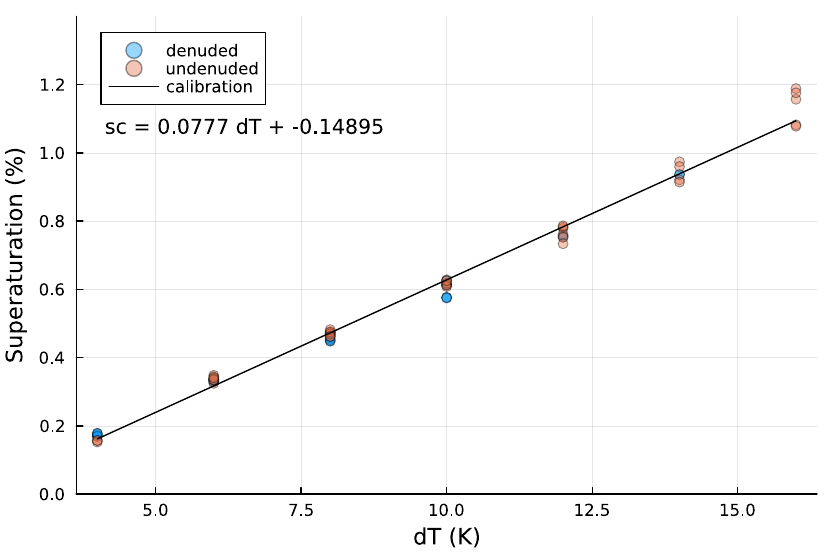

Reproduce this figure in Julia.
using SpecialFunctions
using LsqFit
using MLStyle
using Interpolations
using NetCDF
using Dates
using Plots

function threshold(N, Dp, c::Float64, n1::Float64, n2::Float64)
    M = deepcopy(N)
    M[(N.<=c).&(Dp.>150)] .= n2
    M[(N.<=c).&(Dp.<150)] .= n1
    return M
end

Taf(Dp, μ, σ) = @. 0.5 * (1.0 + erf((Dp - μ) ./ (sqrt(2.0 .* σ))))
model(x, p) = p[3] * Taf(x, p[1], p[2])
linfit(x, y) = [ones(length(x), 1) x] \ y

ig(x) = @match x begin
    4.0 => 100.0
    6.0 => 58.0
    8.0 => 47.0
    10.0 => 40.0
    12.0 => 35.0
    14.0 => 30.0
    16.0 => 27.0
    _ => 50.0
end

# Calibration at NCSU with dried ammonium sulfate.
dp = ""
files = ["epc10denudedccnA1.b1.20230119.000000.cdf"]

readall(var, files) = mapfoldl(f -> ncread(dp * f, var), vcat, files)

ta = readall("base_time", files)
total_N_conc_pops = readall("total_N_conc_pops", files)
sample_flow_pops = readall("sample_flow_pops", files)
sample_flow_dma = readall("sample_flow_dma", files)
dNdlog_Dp_POPS = readall("dN_dlog_Dp_POPS", files)
diameter_pops_midpoints = readall("diameter_pops_midpoints", files)
diameter_pops_bounds = readall("diameter_pops_bounds", files)
sample_temperature = readall("sample_temperature", files)
sample_relative_humidity = readall("sample_relative_humidity", files)
inversion_matrix = readall("inversion_matrix", files)
diameter_mobility_midpoints = readall("diameter_mobility_midpoints", files)
diameter_mobility_bounds = readall("diameter_mobility_bounds", files)
DMA_inner_radius = readall("DMA_inner_radius", files)
DMA_outer_radius = readall("DMA_outer_radius", files)
DMA_effective_length = readall("DMA_effective_length", files)
hv_polarity = readall("hv_polarity", files)
sheath_flow_dma = readall("sheath_flow_dma", files)
sample_flow_dma = readall("sample_flow_dma", files)
qc_cpc_flag = readall("qc_cpc_flag", files)
ccn_gradient = readall("ccn_gradient", files)
denuder_flag = readall("denuder_flag", files)

response_function_cpc_serial = readall("response_function_cpc_serial", files)
response_function_cpc_count = readall("response_function_cpc_count", files)
response_function_ccn = readall("response_function_ccn", files)
dN_dlog_Dp_DMA_serial_0 = readall("dN_dlog_Dp_DMA_serial_0", files)
dN_dlog_Dp_DMA_serial_2 = readall("dN_dlog_Dp_DMA_serial_2", files)
dN_dlog_Dp_DMA_count_0 = readall("dN_dlog_Dp_DMA_count_0", files)
dN_dlog_Dp_DMA_count_2 = readall("dN_dlog_Dp_DMA_count_2", files)
dN_dlog_Dp_CCN_0 = readall("dN_dlog_Dp_CCN_0", files)
dN_dlog_Dp_CCN_2 = readall("dN_dlog_Dp_CCN_2", files)
droplet_size_distribution_ccn = readall("droplet_size_distribution_ccn", files)

tb = mapfoldl(i -> ncread(dp * files[i], "time_offset") .+ ta[i], vcat, 1:length(files))
tf = map(unix2datetime, tb)

include("rh_functions.jl")
include("")

ii = tf .> DateTime(2023, 1, 19, 15, 0, 0)
rCCN = response_function_ccn[:, ii]
rCN = response_function_cpc_serial[:, ii]
nCCN = dN_dlog_Dp_CCN_0[:, ii]
nCN = dN_dlog_Dp_DMA_count_0[:, ii]
n2CCN = dN_dlog_Dp_CCN_2[:, ii]
n2CN = dN_dlog_Dp_DMA_count_2[:, ii]

isdenuded = denuder_flag[ii]
Dp = diameter_mobility_midpoints
dT = ccn_gradient[ii]
i = 8

blist = [
    [4, 10, 11, 14, 15, 18, 19, 20, 40, 43, 45, 46, 47, 48, 67, 71, 74, 75]
    collect(89:107)
]

foo = map(1:length(dT)) do i
    if i ∈ blist
        return nothing
    end

    p1a = plot(
        Dp,
        nCN[:, i];
        xscale = :log10,
        label = "rCN",
        xlim = (10, 400),
        minorgrid = true,
    )
    p1a = plot!(Dp, nCCN[:, i]; label = "rCCN: $(isdenuded[i])")

    p2a = scatter(
        Dp,
        nCCN[:, i] ./ nCN[:, i];
        ylim = (0, 1.4),
        xscale = :log10,
        xlim = (10, 400),
        minorgrid = true,
        label = "rCCN/rCN $(dT[i])",
        legend = :topleft,
    )

    tCCN = threshold(nCCN[:, i], Dp, 0.1, 0.1, 0.1)
    tCN = threshold(nCN[:, i], Dp, 0.1, 0.0, 0.1)
    af = tCCN ./ tCN
    jj = (Dp .< 180.0) .& isfinite.(af)

    initial = [ig(dT[i]), ig(dT[i]) ./ 10, 0.9]
    Ax = try
        fit = curve_fit(model, Dp[jj], af[jj], initial)
        if fit.converged == true
            fit.param
        else
            return nothing
        end
    catch
        return nothing
    end

    plot!(Dp, model(Dp, Ax); label = "$(round(Ax[1]))")

    pp1a = plot(p1a, p2a; layout = grid(2, 1), title = "$i")

    println(dT[i], " ", Ax[1], " ", isdenuded[i])
    display(pp1a)
    #sleep(1)
    if Ax[1] .<= 0
        return nothing
    end
    return dT[i], Ax[1], isdenuded[i]
end

extract = filter(x -> ~isnothing(x), foo)

mydT = map(x -> x[1], extract)
myD50 = map(x -> x[2], extract)
myDen = map(x -> x[3], extract)

ii = myDen .== 0
jj = myDen .== 1

mdT = 4:1:16
thesc = get_sc.(myD50 .* 1e-9)
mfit = linfit(mydT, thesc)

p = scatter(
    mydT[jj],
    thesc[jj];
    legend = :topleft,
    alpha = 0.4,
    ylim = [0, 1.4],
    label = "denuded",
    xlabel = "dT (K)",
    ylabel = "Superaturation (%)",
)

println(mfit)
m = round(mfit[2]; digits = 4)
b = round(mfit[1]; digits = 5)

p = scatter!(mydT[ii], thesc[ii]; alpha = 0.4, label = "undenuded")
p = plot!(mdT, m .* mdT .+ b; color = :black, label = "calibration")
x0, x1 = xlims(p)
y0, y1 = ylims(p)
dx = x1 - x0
dy = y1 - y0
annotate!(x0 + 0.04 * dx, y1 - 0.23 * dy, text("sc = $m dT + $b", :black, :left, 10))

savefig("sc_calibration.pdf")